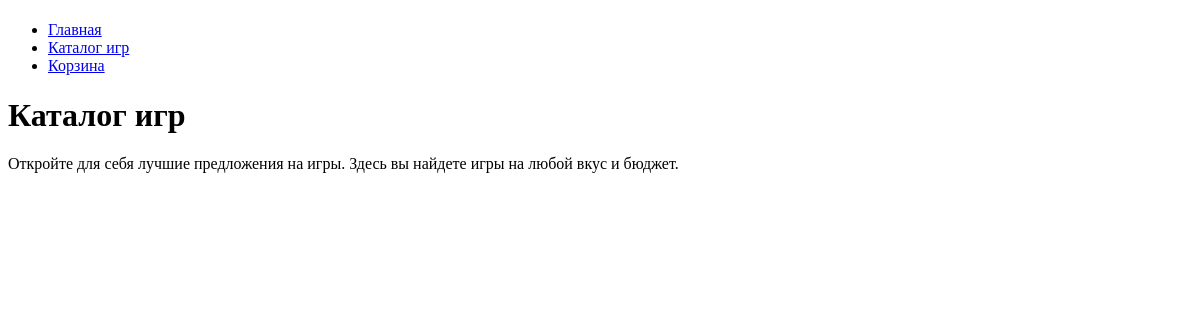
The page /platform/games/ on the database as committed earlier.
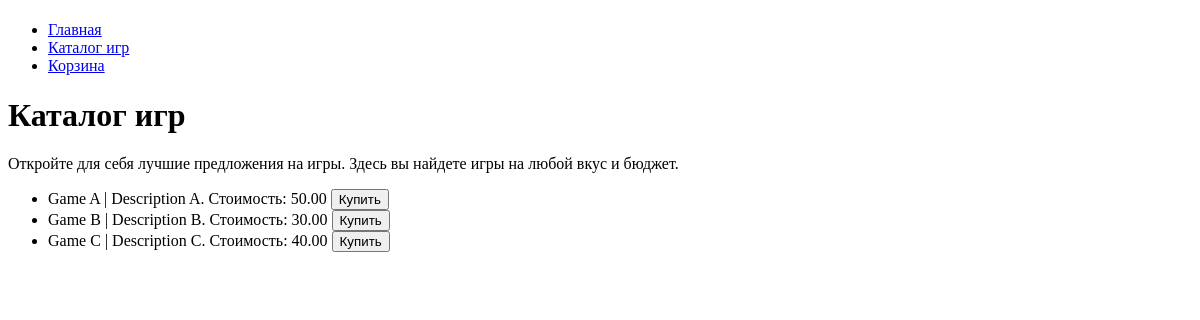
The same page on the database as committed later.
### task1/models.py (models this page shows, shortened)
class Game(models.Model):
    title = models.CharField(max_length=100)  # CharField для названия игры
    cost = models.DecimalField(max_digits=10, decimal_places=2)  # DecimalField для цены
    size = models.DecimalField(max_digits=10, decimal_places=2)  # DecimalField для размера файлов
    description = models.TextField()  # TextField для описания
    age_limited = models.BooleanField(default=False)  # BooleanField для ограничения возраста
    buyer = models.ManyToManyField(Buyer, related_name='games')  # ManyToManyField для связи с покупателями

### task1/views.py (the view)
# urls.py: path('platform/games/', views.page1_view, name='page1'),
def page1_view(request):
    games_list = Game.objects.all()
    context = {'games_list': games_list}
    return render(request, 'page1.html', context)

### task1/templates/page1.html (shortened to what this page needs)
{% extends 'menu.html' %}
{% block content %}
<h1>Каталог игр</h1>
<p>Откройте для себя лучшие предложения на игры. Здесь вы найдете игры на любой вкус и бюджет.</p>
<ul>
    {% for game in games_list %}
    <li>
        {{ game.title }} | {{ game.description }}. Стоимость: {{ game.cost }}
        <button>Купить</button>
    </li>
    {% endfor %}
</ul>
{% endblock %}

### task1/templates/menu.html (shortened to what this page needs)
<!DOCTYPE html>
<html lang="en">
<head>
</head>
<body>
    <nav>
        <ul>
            <li><a href="{% url 'home' %}">Главная</a></li>
            <li><a href="{% url 'page1' %}">Каталог игр</a></li>
            <li><a href="{% url 'page2' %}">Корзина</a></li>
        </ul>
    </nav>
    <main>
        {% block content %}
        {% endblock %}
    </main>
</body>
</html>

Rows that differ between the two databases and show on the page:
added Game: title "Game A", description "Description A", cost "50.00"
added Game: title "Game B", description "Description B", cost "30.00"
added Game: title "Game C", description "Description C", cost "40.00"
